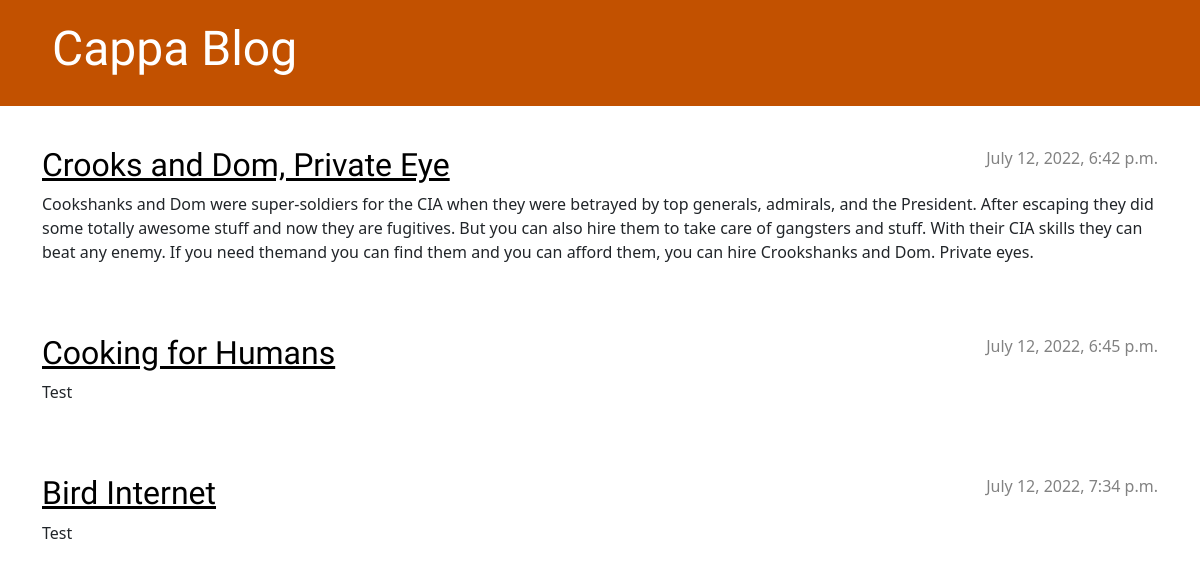
Before: / with the older database file.
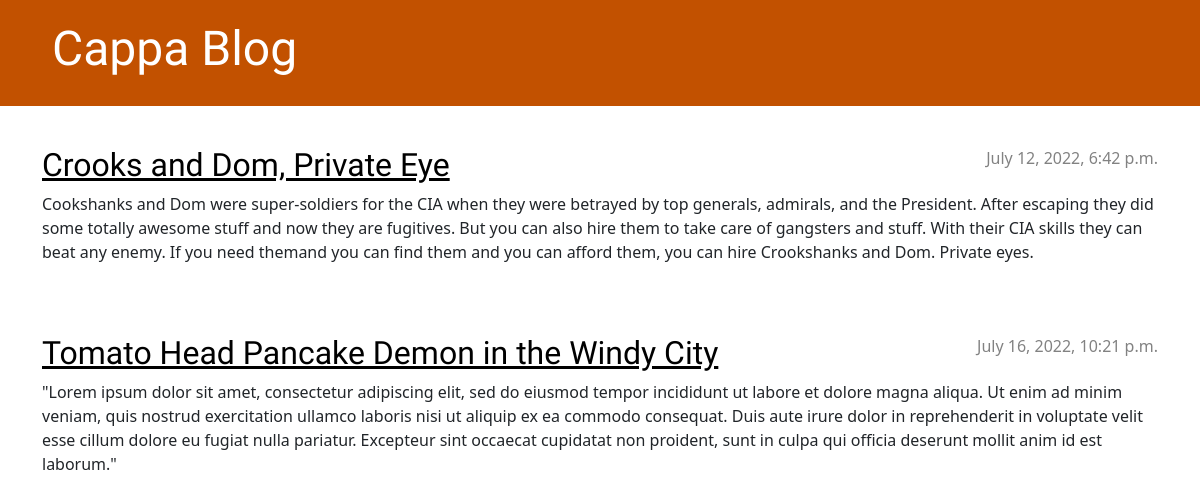
After: the same page with the newer database file.
### blog/models.py (models this page shows, shortened)
class Post(models.Model):
    author = models.ForeignKey(settings.AUTH_USER_MODEL, on_delete=models.CASCADE)
    title = models.CharField(max_length=200)
    text = models.TextField()
    created_date = models.DateTimeField(default=timezone.now)
    published_date = models.DateTimeField(blank=True, null=True)

### blog/views.py (the view)
# urls.py: path('', views.post_list, name='post_list'),
def post_list(request):
    posts = Post.objects.filter(published_date__lte=timezone.now()).order_by('published_date')
    return render(request, 'blog/post_list.html', {'posts': posts})

### blog/templates/blog/post_list.html
{% extends 'blog/base.html' %}
{% block content %}
    {% for post in posts %}
        <article class="post">
            <time class="date">
                {{ post.published_date }}
            </time>
            <h2><a href="{% url 'post_detail' pk=post.pk %}">{{ post.title }}</a></h2>
            <p>{{ post.text|linebreaksbr }}</p>
        </article>
    {% endfor %}
{% endblock %}

### blog/templates/blog/base.html (shortened to what this page needs)
{% load static %}
<!DOCTYPE html>
<html>
    <head>
        <link rel="stylesheet" href="https://cdn.jsdelivr.net/npm/bootstrap@5.1.3/dist/css/bootstrap.min.css">
        <link rel="stylesheet" href="{% static 'css/blog.css' %}">
    </head>
    <body>
        <header class="page-header">
        <div class="container">
            <h1><a href="/">Cappa Blog</a></h1>
        </div>
        </header>
        <main class="container">
            <div class="row">
                <div class="col">
                {% block content %}
                {% endblock %}
                </div>
            </div>
        </main>
    </body>
</html>

### blog/static/css/blog.css (style rules this page uses)
.page-header { background-color: #C25100; margin-top: 0; margin-bottom: 40px; padding: 20px 20px 20px 40px; }
.page-header h1, .page-header h1 a, .page-header h1 a:visited, .page-header h1 a:active { color: #ffffff; font-size: 36pt; text-decoration: none; }
h1, h2, h3, h4 { font-family: 'Lobster', cursive; }
.date { color: #828282; }
.post { margin-bottom: 70px; }
.post h2 a, .post h2 a:visited { color: #000000; }
.post > .date, .post > .actions { float: right; }

Changed rows visible on the page:
removed Post: published_date "July 12, 2022, 6:45 p.m.", title "Cooking for Humans", text "Test"
removed Post: published_date "July 12, 2022, 7:34 p.m.", title "Bird Internet", text "Test"
added Post: published_date "July 16, 2022, 10:21 p.m.", title "Tomato Head Pancake Demon in the Windy City", text "\"Lorem ipsum dolor sit amet, consectetur adipiscing elit, sed do eiusmod tempor incididunt ut labore et dolore magna aliqua. Ut enim ad minim veniam, quis nostrud exercitation ullamco laboris nisi ut aliquip ex ea commodo consequat. Duis aute irure dolor in reprehenderit in voluptate velit esse cillum dolore eu fugiat nulla pariatur. Excepteur sint occaecat cupidatat non proident, sunt in culpa qui officia deserunt mollit anim id est laborum.\""
